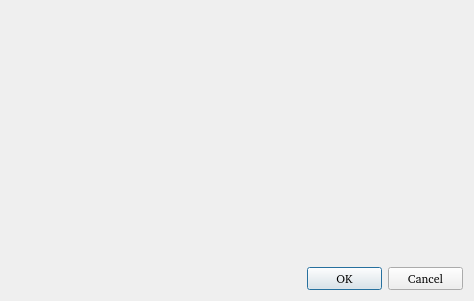
<?xml version="1.0" encoding="UTF-8"?>
<ui version="4.0">
 <class>CModalDlg</class>
 <widget class="QDialog" name="CModalDlg">
  <property name="geometry">
   <rect>
    <x>0</x>
    <y>0</y>
    <width>474</width>
    <height>301</height>
   </rect>
  </property>
  <property name="font">
   <font>
    <family>MS Shell Dlg&quot;, 400, 0, 0x</family>
   </font>
  </property>
  <property name="windowTitle">
   <string>Modal Dialog</string>
  </property>
  <widget class="QPushButton" name="PushButton_IDOK2">
   <property name="geometry">
    <rect>
     <x>307</x>
     <y>267</y>
     <width>75</width>
     <height>23</height>
    </rect>
   </property>
   <property name="focusPolicy">
    <enum>Qt::NoFocus</enum>
   </property>
   <property name="text">
    <string>OK</string>
   </property>
   <property name="default">
    <bool>true</bool>
   </property>
  </widget>
  <widget class="QPushButton" name="PushButton_IDCANCEL1">
   <property name="geometry">
    <rect>
     <x>388</x>
     <y>267</y>
     <width>75</width>
     <height>23</height>
    </rect>
   </property>
   <property name="focusPolicy">
    <enum>Qt::NoFocus</enum>
   </property>
   <property name="text">
    <string>Cancel</string>
   </property>
  </widget>
 </widget>
 <layoutdefault spacing="6" margin="11"/>
 <pixmapfunction>qPixmapFromMimeSource</pixmapfunction>
 <resources/>
 <connections/>
</ui>
